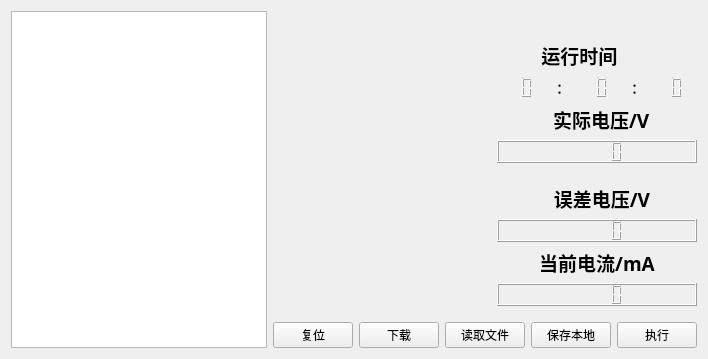
      <widget class="QWidget" name="tab_4">
       <attribute name="title">
        <string>tab_4</string>
       </attribute>
       <layout class="QGridLayout" name="gridLayout">
        <item row="0" column="0" rowspan="3">
         <widget class="QTableView" name="tableView_4">
          <property name="sizePolicy">
           <sizepolicy hsizetype="Preferred" vsizetype="Expanding">
            <horstretch>0</horstretch>
            <verstretch>0</verstretch>
           </sizepolicy>
          </property>
         </widget>
        </item>
        <item row="0" column="1">
         <widget class="QWidget" name="widget_11" native="true">
          <layout class="QGridLayout" name="gridLayout_22">
           <property name="leftMargin">
            <number>16</number>
           </property>
           <item row="0" column="0">
            <widget class="QwtPlot" name="data_plot_4">
             <property name="sizePolicy">
              <sizepolicy hsizetype="Expanding" vsizetype="Preferred">
               <horstretch>0</horstretch>
               <verstretch>0</verstretch>
              </sizepolicy>
             </property>
            </widget>
           </item>
          </layout>
         </widget>
        </item>
        <item row="0" column="2">
         <layout class="QGridLayout" name="gridLayout_17">
          <item row="3" column="1" colspan="4">
           <widget class="QLabel" name="label_22">
            <property name="font">
             <font>
              <family>3ds</family>
              <pointsize>14</pointsize>
              <weight>75</weight>
              <bold>true</bold>
             </font>
            </property>
            <property name="text">
             <string>实际电压/V</string>
            </property>
            <property name="alignment">
             <set>Qt::AlignLeading|Qt::AlignLeft|Qt::AlignVCenter</set>
            </property>
           </widget>
          </item>
          <item row="2" column="0">
           <widget class="QLCDNumber" name="lcdNumber_10">
            <property name="font">
             <font>
              <family>3ds</family>
              <pointsize>11</pointsize>
              <weight>50</weight>
              <bold>false</bold>
             </font>
            </property>
            <property name="frameShape">
             <enum>QFrame::NoFrame</enum>
            </property>
            <property name="digitCount">
             <number>2</number>
            </property>
           </widget>
          </item>
          <item row="4" column="0" colspan="5">
           <widget class="QLCDNumber" name="lcdNumber_24"/>
          </item>
          <item row="2" column="3">
           <widget class="QLabel" name="label_11">
            <property name="font">
             <font>
              <family>3ds</family>
              <pointsize>10</pointsize>
              <weight>75</weight>
              <bold>true</bold>
             </font>
            </property>
            <property name="text">
             <string>：</string>
            </property>
           </widget>
          </item>
          <item row="2" column="1">
           <widget class="QLabel" name="label_12">
            <property name="font">
             <font>
              <family>3ds</family>
              <pointsize>10</pointsize>
              <weight>75</weight>
              <bold>true</bold>
             </font>
            </property>
            <property name="text">
             <string>：</string>
            </property>
           </widget>
          </item>
          <item row="2" column="4">
           <widget class="QLCDNumber" name="lcdNumber_11">
            <property name="font">
             <font>
              <family>3ds</family>
              <pointsize>11</pointsize>
              <weight>50</weight>
              <bold>false</bold>
             </font>
            </property>
            <property name="frameShape">
             <enum>QFrame::NoFrame</enum>
            </property>
            <property name="digitCount">
             <number>2</number>
            </property>
           </widget>
          </item>
          <item row="2" column="2">
           <widget class="QLCDNumber" name="lcdNumber_12">
            <property name="font">
             <font>
              <family>3ds</family>
              <pointsize>11</pointsize>
              <weight>50</weight>
              <bold>false</bold>
             </font>
            </property>
            <property name="frameShape">
             <enum>QFrame::NoFrame</enum>
            </property>
            <property name="digitCount">
             <number>2</number>
            </property>
           </widget>
          </item>
          <item row="0" column="0">
           <spacer name="verticalSpacer_19">
            <property name="orientation">
             <enum>Qt::Vertical</enum>
            </property>
            <property name="sizeType">
             <enum>QSizePolicy::Fixed</enum>
            </property>
            <property name="sizeHint" stdset="0">
             <size>
              <width>50</width>
              <height>30</height>
             </size>
            </property>
           </spacer>
          </item>
          <item row="0" column="2">
           <spacer name="verticalSpacer_20">
            <property name="orientation">
             <enum>Qt::Vertical</enum>
            </property>
            <property name="sizeType">
             <enum>QSizePolicy::Fixed</enum>
            </property>
            <property name="sizeHint" stdset="0">
             <size>
              <width>50</width>
              <height>30</height>
             </size>
            </property>
           </spacer>
          </item>
          <item row="0" column="4">
           <spacer name="verticalSpacer_21">
            <property name="orientation">
             <enum>Qt::Vertical</enum>
            </property>
            <property name="sizeType">
             <enum>QSizePolicy::Fixed</enum>
            </property>
            <property name="sizeHint" stdset="0">
             <size>
              <width>50</width>
              <height>30</height>
             </size>
            </property>
           </spacer>
          </item>
          <item row="1" column="0" colspan="5">
           <widget class="QLabel" name="label_10">
            <property name="font">
             <font>
              <family>3ds</family>
              <pointsize>14</pointsize>
              <weight>75</weight>
              <bold>true</bold>
             </font>
            </property>
            <property name="text">
             <string>         运行时间</string>
            </property>
           </widget>
          </item>
         </layout>
        </item>
        <item row="1" column="1">
         <widget class="QWidget" name="widget_12" native="true">
          <layout class="QGridLayout" name="gridLayout_23">
           <property name="leftMargin">
            <number>4</number>
           </property>
           <item row="0" column="0">
            <widget class="QwtPlot" name="error_plot_4">
             <property name="sizePolicy">
              <sizepolicy hsizetype="Expanding" vsizetype="Preferred">
               <horstretch>0</horstretch>
               <verstretch>0</verstretch>
              </sizepolicy>
             </property>
            </widget>
           </item>
          </layout>
         </widget>
        </item>
        <item row="1" column="2">
         <layout class="QGridLayout" name="gridLayout_21">
          <item row="2" column="0">
           <widget class="QLCDNumber" name="lcdNumber_25"/>
          </item>
          <item row="1" column="0">
           <widget class="QLabel" name="label_23">
            <property name="font">
             <font>
              <family>3ds</family>
              <pointsize>14</pointsize>
              <weight>75</weight>
              <bold>true</bold>
             </font>
            </property>
            <property name="text">
             <string>  误差电压/V</string>
            </property>
            <property name="alignment">
             <set>Qt::AlignCenter</set>
            </property>
           </widget>
          </item>
          <item row="0" column="0">
           <spacer name="verticalSpacer_10">
            <property name="orientation">
             <enum>Qt::Vertical</enum>
            </property>
            <property name="sizeType">
             <enum>QSizePolicy::Fixed</enum>
            </property>
            <property name="sizeHint" stdset="0">
             <size>
              <width>20</width>
              <height>15</height>
             </size>
            </property>
           </spacer>
          </item>
          <item row="3" column="0">
           <widget class="QLabel" name="label_29">
            <property name="font">
             <font>
              <family>3ds</family>
              <pointsize>14</pointsize>
              <weight>75</weight>
              <bold>true</bold>
             </font>
            </property>
            <property name="text">
             <string>当前电流/mA</string>
            </property>
            <property name="alignment">
             <set>Qt::AlignCenter</set>
            </property>
           </widget>
          </item>
          <item row="4" column="0">
           <widget class="QLCDNumber" name="lcdNumber_29"/>
          </item>
          <item row="5" column="0">
           <spacer name="verticalSpacer_8">
            <property name="orientation">
             <enum>Qt::Vertical</enum>
            </property>
            <property name="sizeType">
             <enum>QSizePolicy::Fixed</enum>
            </property>
            <property name="sizeHint" stdset="0">
             <size>
              <width>20</width>
              <height>10</height>
             </size>
            </property>
           </spacer>
          </item>
         </layout>
        </item>
        <item row="2" column="1" colspan="2">
         <layout class="QGridLayout" name="gridLayout_24">
          <item row="0" column="0">
           <widget class="QPushButton" name="clear_4">
            <property name="text">
             <string>复位</string>
            </property>
           </widget>
          </item>
          <item row="0" column="1">
           <widget class="QPushButton" name="download_4">
            <property name="text">
             <string>下载</string>
            </property>
           </widget>
          </item>
          <item row="0" column="2">
           <widget class="QPushButton" name="load_4">
            <property name="text">
             <string>读取文件</string>
            </property>
           </widget>
          </item>
          <item row="0" column="3">
           <widget class="QPushButton" name="save_4">
            <property name="text">
             <string>保存本地</string>
            </property>
           </widget>
          </item>
          <item row="0" column="4">
           <widget class="QPushButton" name="excute_4">
            <property name="text">
             <string>执行</string>
            </property>
           </widget>
          </item>
         </layout>
        </item>
       </layout>
      </widget>
